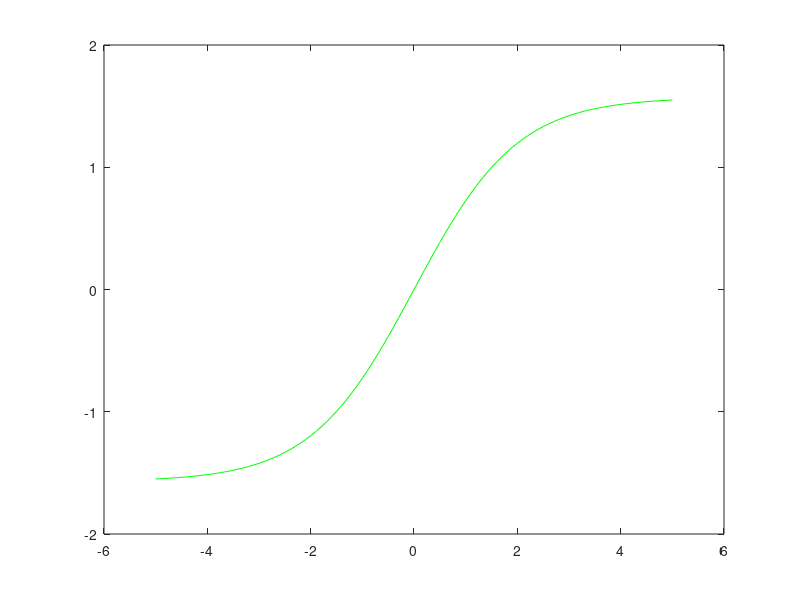

Write the MATLAB code that produced this figure. (Note: this script raises an error after producing the figure.)
clf



n = -5:0.1:5; a = 2*deg2rad(90)./(1.+exp(-1 .*n))-deg2rad(90); plot(n,a,'g')
hold on
n = -5:0.1:5; a = deg2rad(90).*tansig(n/2); plot(n,a,'b')
hold off
